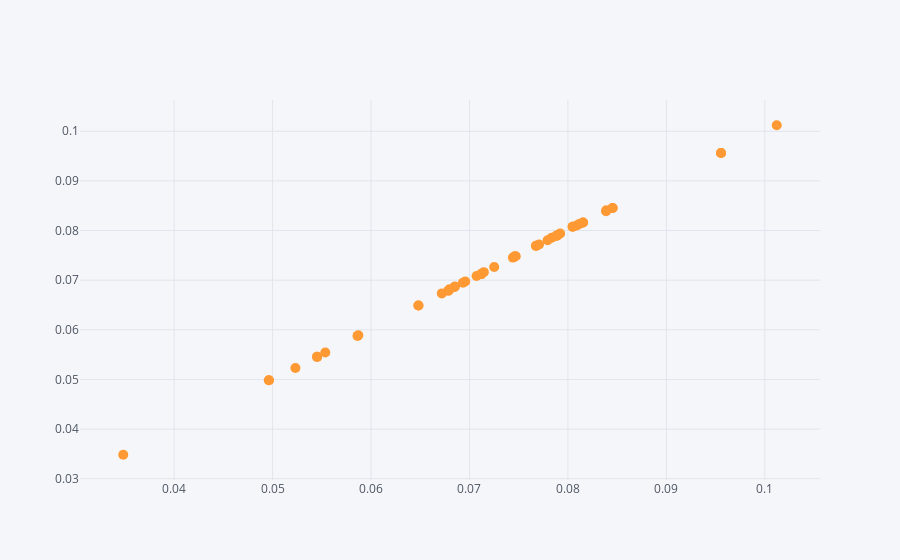

The notebook cell this image was saved under:
### Markdown cell above
### Comparação entre o retorno real dos ativos e o retorno do modelo G(1,0)

### Code cell
#G(1,0)
vetor=df.values
Portfolio_G=[];
Portfolio_Geometrico=[];
C=df.cov()
COVAR=C.values

i=0
j=0

for i in range(5):
    for j in range(5):
        
        #Portfolio Aritmetico
        c = (2*Retorno_GEOMETRICO[i]+VOL[i]**2)*0.25 + (2*Retorno_GEOMETRICO[j]+VOL[j]**2)*0.25-((VOL[i]*0.5)**2+(VOL[j]*0.5)**2+2*0.5*0.5*COVAR[i,j]*12)/2
        Portfolio_G.append(c)
        
        #Portfolio Geometrico
        d = (vetor[:,i]*0.5 + vetor[:,j]*0.5)
        truegeo=(gmean(d + 1)- 1)*12
        Portfolio_Geometrico.append(truegeo)
        
Portfolio_G

for ind in range(25):

    # Create Random Weights
    weights1 = np.array(np.random.random(5))

    # Rebalance Weights
    weights1 = weights1 / np.sum(weights1)
    
    # Portfolio Aritmetico
    x = np.sum((2*Retorno_GEOMETRICO+VOL**2)/2 * weights1)-(np.dot(weights1.T, np.dot(df.cov() * 12, weights1)))/2
    Portfolio_G.append(x)
    
    #Portfolio Geometrico
    z = np.dot(vetor,weights1)
    truegeo1=(gmean(z + 1)- 1)*12
    Portfolio_Geometrico.append(truegeo1)
    
    
data = pd.DataFrame(Portfolio_Geometrico,columns=["Portfolio Geometrico"])
data["Portfolio_G(1,0)"]=Portfolio_G

data.iplot(kind='scatter',x='Portfolio Geometrico',y='Portfolio_G(1,0)',mode='markers',size=10)


X_plot = np.linspace(0.02, 0.12, 100)
Y_plot = X_plot

g = sns.FacetGrid(data, size = 6)
g = g.map(plt.scatter, "Portfolio Geometrico", "Portfolio_G(1,0)", edgecolor="w")
plt.plot(X_plot, Y_plot, color='r')
plt.show()

### Figure 1 — Plotly figure (JSON) as saved in the notebook; plotly's stock layout.template omitted (floating-point values rounded to 4 significant figures)
{"data": [{"line": {"color": "rgba(255, 153, 51, 1.0)", "dash": "solid", "shape": "linear", "width": 1.3}, "marker": {"size": 10, "symbol": "circle"}, "mode": "markers", "name": "Portfolio_G(1,0)", "text": "", "type": "scatter", "x": [0.06785, 0.08454, 0.05452, 0.07885, 0.06481, 0.08454, 0.1012, 0.0712, 0.09555, 0.08153, 0.05452, 0.0712, 0.03483, 0.06796, 0.04963, 0.07885, 0.09555, 0.06796, 0.08387, 0.08048, 0.06481, 0.08153, 0.04963, 0.08048, 0.05232, 0.07897, 0.05863, 0.06957, 0.0768, 0.07072, 0.06852, 0.0839, 0.07835, 0.05536, 0.0747, 0.07674, 0.06849, 0.07442, 0.06934, 0.07793, 0.07146, 0.0809, 0.07251, 0.07892, 0.07921, 0.07459, 0.07706, 0.08115, 0.05871, 0.06719], "y": [0.06785, 0.08454, 0.05456, 0.07894, 0.06491, 0.08454, 0.1012, 0.07123, 0.09563, 0.08162, 0.05456, 0.07123, 0.03483, 0.06813, 0.04983, 0.07894, 0.09563, 0.06813, 0.08387, 0.08075, 0.06491, 0.08162, 0.04983, 0.08075, 0.05232, 0.07905, 0.05878, 0.06973, 0.07695, 0.07085, 0.06873, 0.08408, 0.07854, 0.05544, 0.07482, 0.07691, 0.06864, 0.07455, 0.06948, 0.07804, 0.07162, 0.08104, 0.07264, 0.07907, 0.07939, 0.07483, 0.07717, 0.08131, 0.0589, 0.06734]}], "layout": {"legend": {"bgcolor": "#F5F6F9", "font": {"color": "#4D5663"}}, "paper_bgcolor": "#F5F6F9", "plot_bgcolor": "#F5F6F9", "title": {"font": {"color": "#4D5663"}}, "xaxis": {"gridcolor": "#E1E5ED", "showgrid": true, "tickfont": {"color": "#4D5663"}, "title": {"font": {"color": "#4D5663"}, "text": ""}, "zerolinecolor": "#E1E5ED"}, "yaxis": {"gridcolor": "#E1E5ED", "showgrid": true, "tickfont": {"color": "#4D5663"}, "title": {"font": {"color": "#4D5663"}, "text": ""}, "zerolinecolor": "#E1E5ED"}}}
